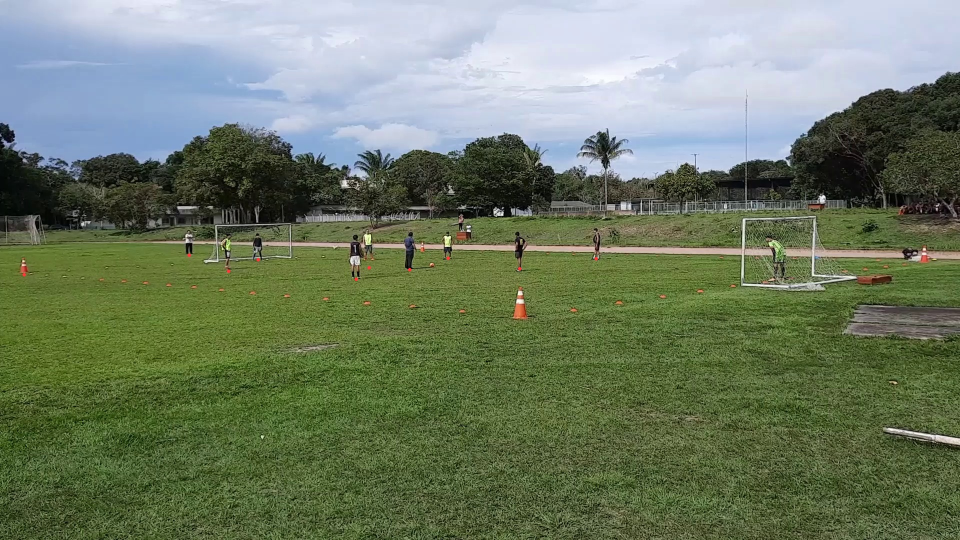
#> input picture 7_delimitarCampo_v3/S20_teste1/campo_A51.jpg, 1920 x 1080 px (shown at 1/2 size)
$ python homografiaCampo2.py
#> lines starting #> are read from the running program, lines starting #| are printed output that depends on the picture
import cv2
import numpy as np
import matplotlib.pyplot as plt

# Read source image.
img_src = cv2.imread('campo_A51.jpg')
#> img_src is the input picture: shape (1080, 1920, 3); mean B, G, R 100.5, 124.1, 110.7

# Four corners of the 3D court + mid-court circle point in source image
# Start top-left corner and go anti-clock wise + mid-court circle point
pts_src = np.float32([[46, 545], [1024, 635], #A, B
                [1950, 523], [845, 503]])  #C, D

#encontrar a largura maxima
width_AB = np.sqrt(((pts_src[0][0] - pts_src[1][0]) ** 2) + ((pts_src[0][1] - pts_src[1][1]) ** 2))
width_DC = np.sqrt(((pts_src[3][0] - pts_src[2][0]) ** 2) + ((pts_src[3][1] - pts_src[2][1]) ** 2))
maxWidth = max(int(width_AB), int(width_DC))

#encontrar alttura maxima
height_AD = np.sqrt(((pts_src[0][0] - pts_src[3][0]) ** 2) + ((pts_src[0][1] - pts_src[3][1]) ** 2))
height_BC = np.sqrt(((pts_src[1][0] - pts_src[2][0]) ** 2) + ((pts_src[1][1] - pts_src[2][1]) ** 2))
maxHeight = max(int(height_AD), int(height_BC))

#saida pra ficar em 2D          #eu nao entendi muito bem apenas peguei
output_pts = np.float32([[0, maxHeight - 1],
                        [maxWidth - 1, maxHeight - 1],
                        [maxWidth - 1, 0],
                         [0, 0]])

# Compute the perspective transform M
M = cv2.getPerspectiveTransform(pts_src,output_pts)

#image esult
out = cv2.warpPerspective(img_src,M,(maxWidth, maxHeight),flags=cv2.INTER_LINEAR)
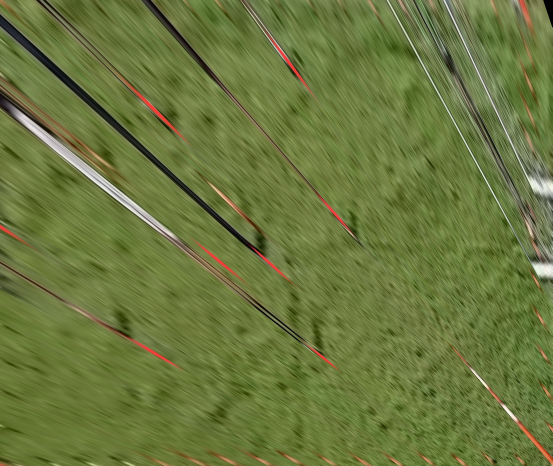
#> out: shape (932, 1105, 3) (shown at 1/2 size); mean B, G, R 61.8, 119.7, 106.3

# rotate image
#Rotated_image = cv2.rotate(out, cv2.ROTATE_90_COUNTERCLOCKWISE)

cv2.imwrite("output.jpg", out)

cv2.imshow("saida", out)
cv2.waitKey(0)
cv2.destroyAllWindows()
